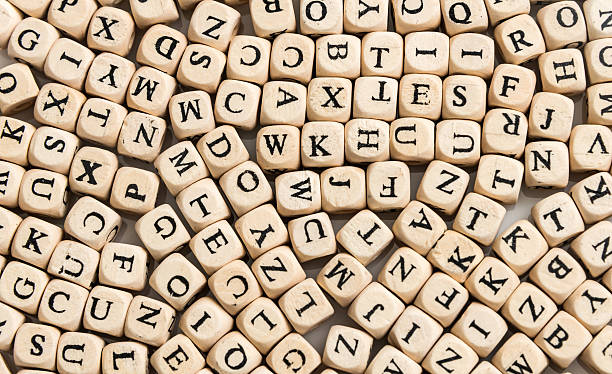
#> input picture images/letters.jpg, 612 x 374 px, found by its file name
$ python MarrHildreth.py
#> lines starting #> are read from the running program, lines starting #| are printed output that depends on the picture
import cv2
import numpy as np

image_path = "images\letters.jpg"
image = cv2.imread(image_path, 0)
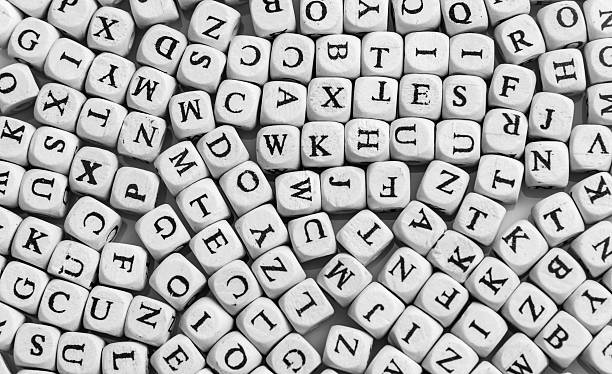
#> image: shape (374, 612); min 0, max 255, mean 174.2
cv2.imshow("original image", image)
cv2.waitKey()

# Para implementação da variação (com diagonais)
kernel = np.array([
  [ 0,  0, -1,  0,  0],
  [ 0, -1, -2, -1,  0],
  [-1,- 2, 16, -2, -1],
  [ 0, -1, -2, -1,  0],
  [ 0,  0, -1,  0,  0],
])

image_lapl1 = cv2.filter2D(image, -1, kernel)
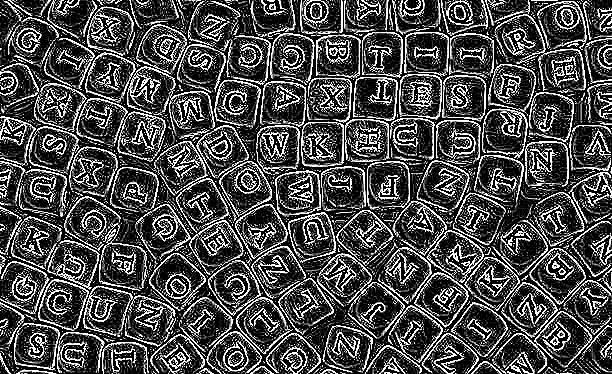
#> image_lapl1: shape (374, 612); min 0, max 255, mean 74.7
cv2.imshow("MarrHildreth", image_lapl1)
cv2.waitKey()

x, y = image_lapl1.shape
#> x = 374; y = 612

for i in range(x):
    for j in range(y):
        if image_lapl1[i][j] > 200:
            image_lapl1[i][j] = 255
        else:
            image_lapl1[i][j] = 1
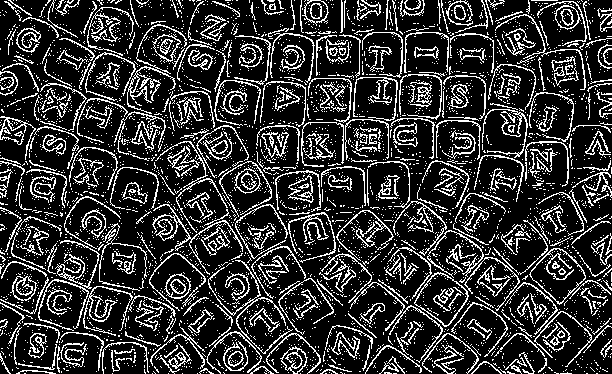
#> image_lapl1: shape (374, 612); values 1 (black) and 255 (white), 20.4% white in thin lines or dots

cv2.imshow("Limiarizado", image_lapl1)
cv2.waitKey()

$ run again, with images/CT.JPG copied over images/letters.jpg
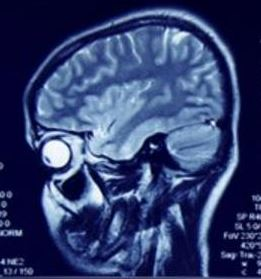
#> input picture images/CT.JPG, 261 x 279 px, found by its file name
#> `image = cv2.imread(image_path, 0)`:
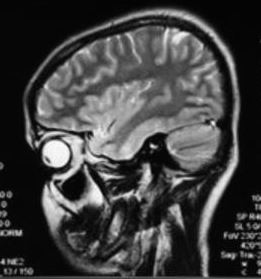
#> image: shape (279, 261); min 0, max 255, mean 65.5
#> after the loop `for i in range(x):`:
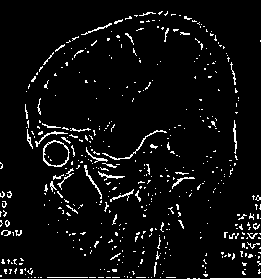
#> image_lapl1: shape (279, 261); values 1 (black) and 255 (white), 5.2% white in thin lines or dots
